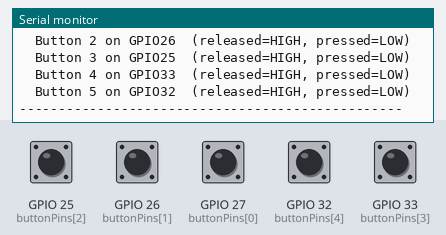
This sketch was run on a simulated ESP32. Shown: the last lines printed to the serial monitor. Inputs (shaded band) come from the test bench; at power-on: GPIO 25 (buttonPins[2]), GPIO 26 (buttonPins[1]), GPIO 27 (buttonPins[0]), GPIO 32 (buttonPins[4]), GPIO 33 (buttonPins[3]) HIGH. Storage starts empty.

Above: at 1.3 s.
1.4 s: GPIO 25 (buttonPins[2]) pulled LOW for 0.15 s
At 2.7 s:
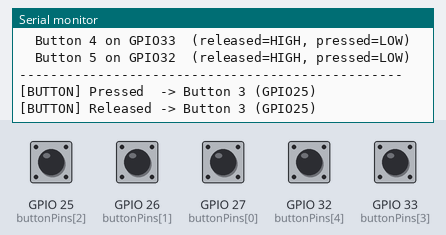
3.0 s: GPIO 26 (buttonPins[1]) pulled LOW for 0.15 s
At 3.16 s:
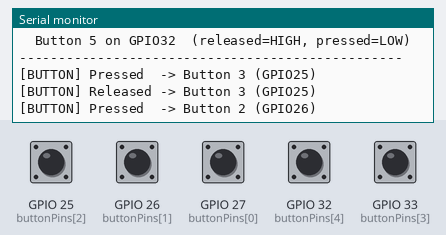
4.6 s: GPIO 27 (buttonPins[0]) pulled LOW for 0.15 s
At 5.3 s:
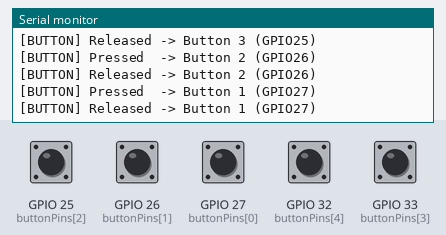
6.2 s: GPIO 32 (buttonPins[4]) pulled LOW for 0.15 s
At 7.5 s:
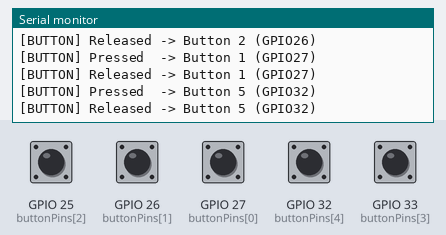
7.8 s: GPIO 33 (buttonPins[3]) pulled LOW for 0.15 s
At 8.9 s:
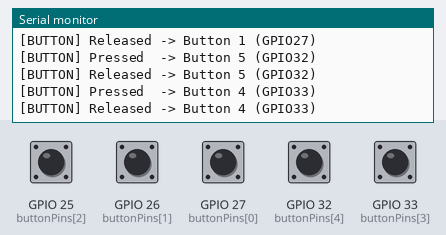
Timing chart, 0 to 10.4 s (numbered marks = the images above; inputs shaded):
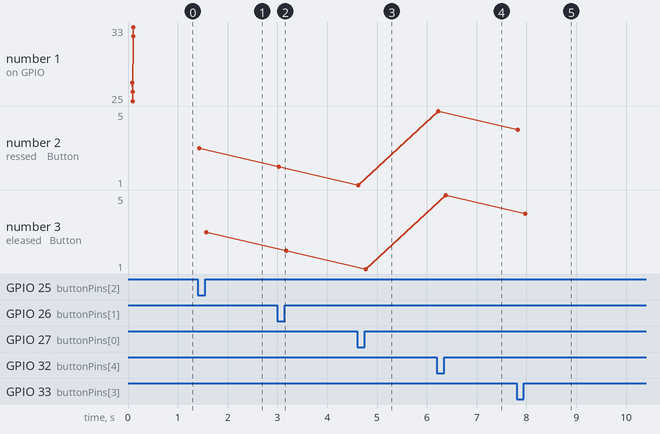

The sketch:

main.ino
```cpp
#include <SPI.h>
#include <SD.h>

// ====== SD card config ======
const int chipSelect = 5;  // CS pin for SPI microSD (SPI: SCK=18, MISO=19, MOSI=23)

// ====== Button config ======
// Your wiring: physical Buttons 1..5 should be on GPIOs 27, 26, 25, 33, 32 respectively.
// (We swapped the first two from last time so presses read 1,2,3,4,5 in order.)
const int buttonPins[5] = {27, 26, 25, 33, 32};  // index 0=Btn1 ... index 4=Btn5

// Debounce time (ms)
const uint32_t DEBOUNCE_MS = 25;

// Per-button state
bool     btnStableState[5];
bool     btnLastRead[5];
uint32_t btnLastChangeMs[5];

void printDirectory(File dir, int numTabs);
bool isAppleHidden(const char *name);

// ====== Setup ======
void setup() {
  Serial.begin(115200);
  delay(50);
  Serial.println();
  Serial.println("=== ESP32 MP3 Board: SD + Button Self-Test ===");

  // Configure buttons (all with internal pull-ups; wiring = GPIO --(button)--> GND)
  for (int i = 0; i < 5; i++) {
    pinMode(buttonPins[i], INPUT_PULLUP);
  }

  // Initialize button state trackers
  uint32_t now = millis();
  for (int i = 0; i < 5; ++i) {
    bool level = digitalRead(buttonPins[i]);
    btnStableState[i]   = level;   // assume current read is stable at boot
    btnLastRead[i]      = level;
    btnLastChangeMs[i]  = now;
  }

  // --- SD card test ---
  Serial.println("\nStarting SD card test...");

  if (!SD.begin(chipSelect)) {
    Serial.println("SD card initialization failed!");
    Serial.println("Check:");
    Serial.println("- SD card is inserted");
    Serial.println("- SD card is formatted as FAT32");
    Serial.println("- Wiring connections (CS=5, SCK=18, MISO=19, MOSI=23)");
    // Continue anyway so you can still test buttons
  } else {
    Serial.println("SD card initialized successfully!");

    Serial.print("Card type: ");
    auto ctype = SD.cardType();
    if (ctype == CARD_NONE)      Serial.println("No SD card attached");
    else if (ctype == CARD_MMC)  Serial.println("MMC");
    else if (ctype == CARD_SD)   Serial.println("SDSC");
    else if (ctype == CARD_SDHC) Serial.println("SDHC/SDXC");
    else                         Serial.println("UNKNOWN");

    uint64_t cardSizeMB = SD.cardSize() / (1024ULL * 1024ULL);
    Serial.printf("SD Card Size: %llu MB\n", cardSizeMB);

    // List files in root (filtering macOS junk)
    Serial.println("\nFiles in root directory (hidden macOS files filtered):");
    File root = SD.open("/");
    if (root) {
      printDirectory(root, 0);
      root.close();
    } else {
      Serial.println("(Could not open root directory)");
    }

    // Ensure /music exists
    if (!SD.exists("/music")) {
      if (SD.mkdir("/music")) Serial.println("Created /music directory");
      else                    Serial.println("Failed to create /music directory");
    } else {
      Serial.println("/music directory already exists");
    }
  }

  Serial.println("\nButton pins ready (active-LOW):");
  for (int i = 0; i < 5; ++i) {
    Serial.printf("  Button %d on GPIO%d  (released=HIGH, pressed=LOW)\n", i + 1, buttonPins[i]);
  }
  Serial.println("-------------------------------------------------\n");
}

// ====== Loop ======
void loop() {
  uint32_t now = millis();

  for (int i = 0; i < 5; ++i) {
    bool level = digitalRead(buttonPins[i]);   // HIGH=released, LOW=pressed

    if (level != btnLastRead[i]) {
      btnLastChangeMs[i] = now;   // start/refresh debounce timer
      btnLastRead[i] = level;
    }

    if ((now - btnLastChangeMs[i]) >= DEBOUNCE_MS && level != btnStableState[i]) {
      btnStableState[i] = level;

      if (level == LOW) {
        Serial.printf("[BUTTON] Pressed  -> Button %d (GPIO%d)\n", i + 1, buttonPins[i]);
      } else {
        Serial.printf("[BUTTON] Released -> Button %d (GPIO%d)\n", i + 1, buttonPins[i]);
      }
    }
  }

  delay(1);
}

// ====== Helpers ======
bool isAppleHidden(const char *name) {
  // Skip typical macOS metadata junk
  if (!name || !name[0]) return false;
  if (name[0] == '.') return true;     // ".Spotlight-V100", ".Trashes", ".DS_Store", "._*"
  if (name[0] == '_' && name[1] == 0) return true; // extremely unlikely, but guard
  if (name[0] == '.' && name[1] == '_') return true; // "._ResourceFork"
  // Some SD libs report AppleDouble as starting with "._"; covered above.
  return false;
}

void printDirectory(File dir, int numTabs) {
  while (true) {
    File entry = dir.openNextFile();
    if (!entry) break;

    const char *nm = entry.name();
    if (isAppleHidden(nm)) { entry.close(); continue; }

    for (int i = 0; i < numTabs; i++) Serial.print('\t');
    Serial.print(nm);

    if (entry.isDirectory()) {
      Serial.println("/");
      printDirectory(entry, numTabs + 1);
    } else {
      Serial.print("\t\t");
      Serial.println(entry.size(), DEC);
    }
    entry.close();
  }
}
```

Measured:
- after the input at 1.4 s, the serial monitor: prints a new line at once (image 1)
- after the input at 3.0 s, the serial monitor: prints a new line at once (image 2)
- after the input at 4.6 s, the serial monitor: prints a new line at once (image 3)
- after the input at 6.2 s, the serial monitor: prints a new line at once (image 4)
- after the input at 7.8 s, the serial monitor: prints a new line at once (image 5)
- plotted number 2: 2 → 1 after the input at 4.6 s, 1 → 5 after the input at 6.2 s, 5 → 4 after the input at 7.8 s
- plotted number 3: 2 → 1 after the input at 4.6 s, 1 → 5 after the input at 6.2 s, 5 → 4 after the input at 7.8 s
